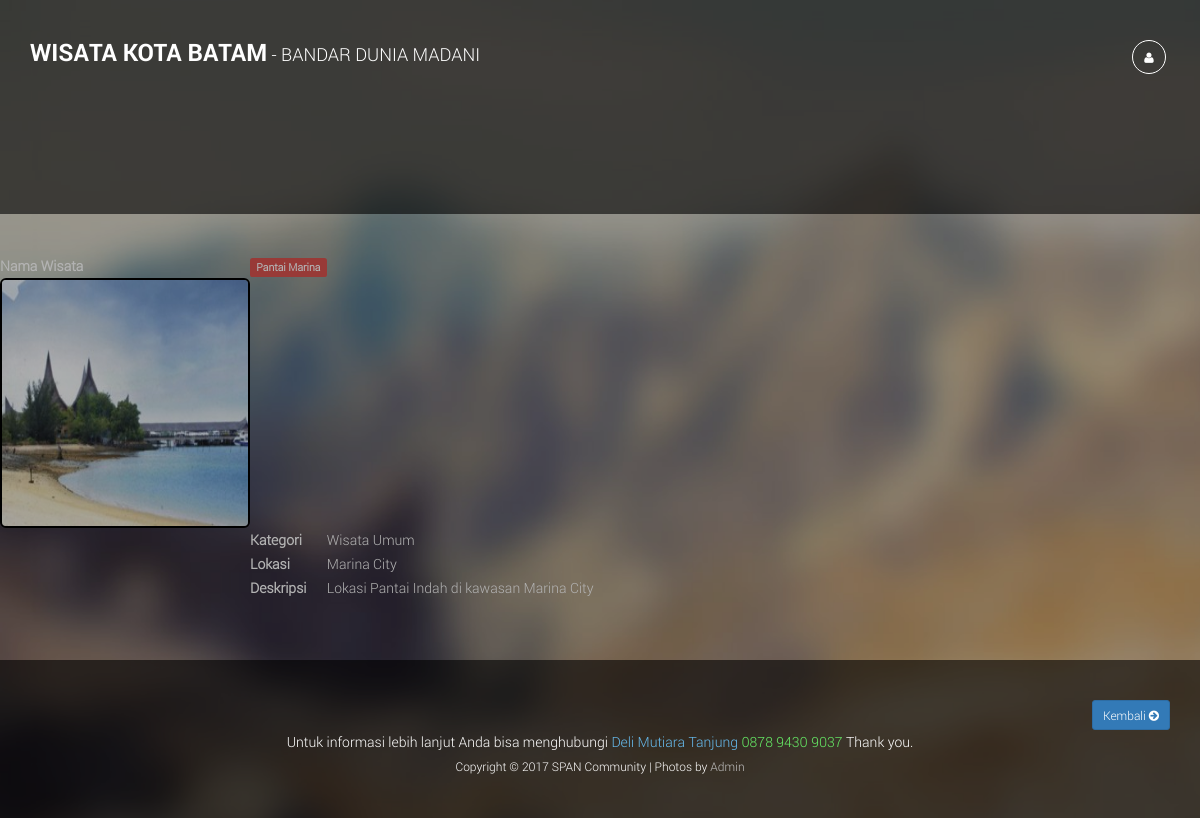
The app's page /detail-wisata.php?hal=edit&kd=1 with its own data.
### tables this page shows
CREATE TABLE `wisata` (
  `id_wisata` int(10) NOT NULL,
  `nama_wisata` varchar(50) NOT NULL,
  `kategori` varchar(30) NOT NULL,
  `lokasi` varchar(100) NOT NULL,
  `deskripsi` text NOT NULL,
  `tgl_upload` date NOT NULL,
  `gambar` varchar(100) NOT NULL
);

### detail-wisata.php (the view, shortened to what this page needs)
<?php include("./admin/koneksi.php"); ?>
<!DOCTYPE html>
 <html class="no-js">
    <head>
        <link rel="stylesheet" href="css/normalize.css">
        <link rel="stylesheet" href="css/font-awesome.css">
        <link rel="stylesheet" href="css/bootstrap.min.css">
        <link rel="stylesheet" href="css/templatemo-style.css">
    </head>
    <body>
        <div class="content-bg"></div>
        <div class="bg-overlay"></div>
        <div class="site-top">
            <div class="site-header clearfix">
                <div class="container">
                    <a href="#" class="site-brand pull-left"><strong>Wisata Kota BATAM</strong> -  Bandar Dunia Madani</a>
                    <div class="social-icons pull-right">
							<ul>
                            <li><a href="./admin" class="fa fa-user"></a></li>
                        </ul>
                    </div>
                </div>
            </div>
            <div class="site-banner">
                </div>
            </div>
					<?php
					$query = mysqli_query($koneksi, "SELECT * FROM wisata WHERE id_wisata='$_GET[kd]'");
					$data  = mysqli_fetch_array($query);
					?>
		<div class="row">
          <div class="col-md-12">
            <div class="card">
              <div class="form-panel">
                      <table id="example">
                      <tr>
                      <td><strong>Nama Wisata</strong></td>
                      <td><span class="label label-danger"><?php echo $data['nama_wisata']; ?></span></td>
					  </tr>
					  <tr>
                      <td rowspan="0">
                      <img src="admin\dashboard\<?php echo $data['gambar']; ?>" class="img-rounded" height="250" width="250" alt="User Image" style="border: 2px solid #000;" />
                      </td>
                      </tr>
                      <tr>
                      <td width="0"><strong>Kategori</strong></td>
                      <td width="0" colspan="1"><?php echo $data['kategori']; ?></td>
                      </tr>
                      <tr>
                      <td><strong>Lokasi</strong></td>
                      <td colspan="1"><?php echo $data['lokasi']; ?></td>
                      </tr>
                      <tr>
                      <td><strong>Deskripsi</strong></td>
                      <td colspan="1"><?php echo $data['deskripsi']; ?></td>
                      </tr>
                      </table>
					</div>
				</div>
			</div>
		</div>
        <footer class="site-footer">
            <div class="container">
                <div class="row">
                    <div class="col-md-12 text-center">
						<div class="text-right">
						<a href="index.php" class="btn btn-sm btn-primary">Kembali <i class="fa fa-arrow-circle-right"></i></a>
						</div>
                    </div>
                </div>
                <div class="row">
                    <div class="col-md-12 text-center"> Untuk informasi lebih lanjut Anda bisa menghubungi
					<span class="blue">Deli Mutiara Tanjung</span><span class="green"> 0878 9430 9037 </span> Thank you.</p>
                        <p class="copyright-text">Copyright &copy; 2017 SPAN Community
                        | Photos by <a rel="nofollow" href="http://span-community.com"> Admin </a></p>
                    </div>
                </div>
            </div>
        </footer>
    </body>
</html>

### css/templatemo-style.css (style rules this page uses)
html,body,div,span,applet,object,iframe,h1,h2,h3,h4,h5,h6,p,blockquote,pre,a,abbr,acronym,address,big,cite,code,del,dfn,em,img,ins,kbd,q,s,samp,small,strike,strong,sub,sup,tt,var,b,u,i,center,dl,dt,dd,ol,ul,li,fieldset,form,label,legend,table,caption,tbody,tfoot,thead,tr,th,td,article,aside,canvas,details,embed,figure,figcaption,footer,header,hgroup,menu,nav,output,ruby,section,summary,time,mark,audio,video { margin: 0; padding: 0; border: 0; font-size: 100%; vertical-align: baseline; }
.blue { color: #6BE; }
.green { color: #6E6; }
body { line-height: 1; }
ol,ul { list-style: none; }
table { border-collapse: collapse; border-spacing: 0; }
html { font-size: 100%; -webkit-text-size-adjust: 100%; -ms-text-size-adjust: 100%; }
article,aside,details,figcaption,figure,footer,header,hgroup,nav,section { display: block; }
img { border: 0; -ms-interpolation-mode: bicubic; }
body { font-size: 14px; line-height: 24px; color: #fff; background-color: #000; font-family: 'robotolight'; }
a { color: #6cc0f7; -webkit-transition: all 150ms ease-in-out; -moz-transition: all 150ms ease-in-out; -ms-transition: all 150ms ease-in-out; -o-transition: all 150ms ease-in-out; transition: all 150ms ease-in-out; text-decoration: none !important; }
.content-bg { position: fixed; height: 100%; width: 100%; z-index: 0; background-image: url(../images/bg.jpg); background-size: cover; background-repeat: no-repeat; background-attachment: fixed; }
.bg-overlay { background: rgba(0,0,0,0.3); position: fixed; width: 100%; height: 100%; z-index: 1; }
.social-icons a { color: #fff; width: 34px; height: 34px; border: 1px solid #fff; -webkit-border-radius: 17px; border-radius: 17px; text-align: center; font-size: 12px; line-height: 34px; }
.social-icons li { display: inline-block; margin: 0 4px; }
.site-top { position: relative; z-index: 4; background: rgba(0,0,0,0.6); margin-bottom: 40px; padding-bottom: 60px; }
.site-header { padding-top: 40px; }
.site-brand { color: #fff; text-transform: uppercase; font-size: 18px; }
.site-brand strong { font-size: 24px; font-family: 'robotobold'; }
.site-banner { padding-top: 80px; }
.site-footer { position: relative; z-index: 8; background: rgba(0,0,0,0.6); padding: 40px 0; margin-top: 60px; }
.copyright-text { font-size: 12px; }
.copyright-text a { color: #bfbfbf; }

### records on screen
wisata: nama_wisata "Pantai Marina", gambar (picture), kategori "Wisata Umum", lokasi "Marina City", deskripsi "Lokasi Pantai Indah di kawasan Marina City"
